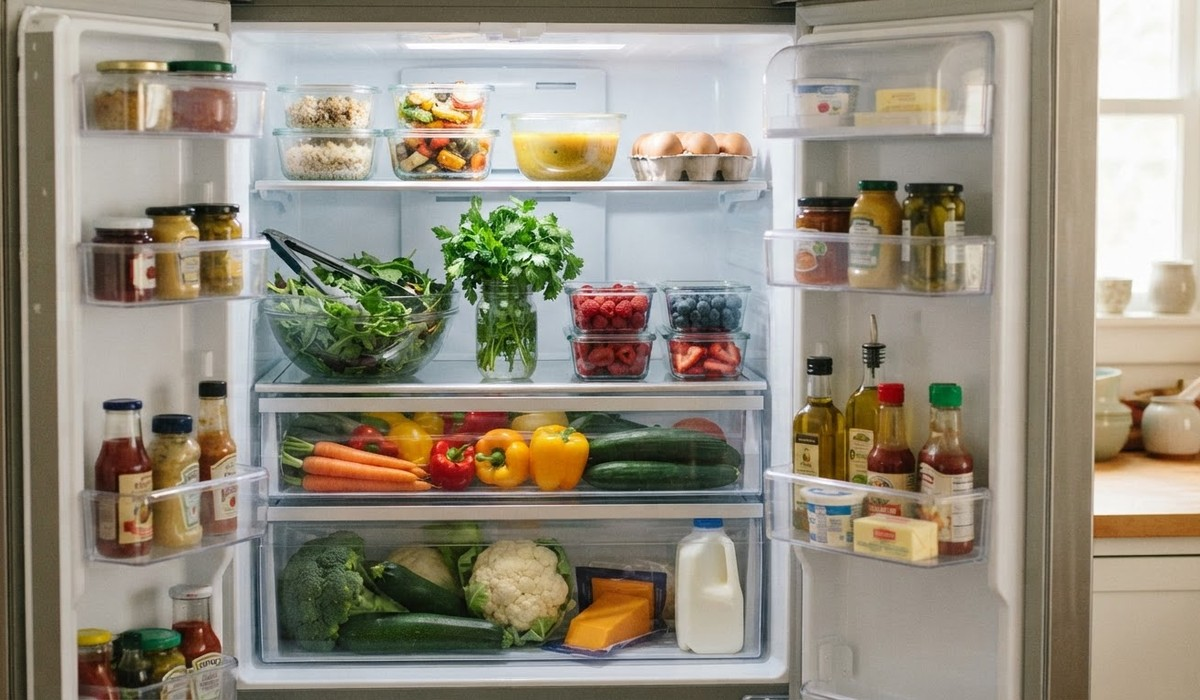
#> input picture mgid/geozo_site/assets/food-hero.jpg, 1200 x 700 px
$ python make_images.py
#> lines starting #> are read from the running program, lines starting #| are printed output that depends on the picture
"""Cut the hero (1200x700) and thumbnail/teaser (1200x800) image of every article topic from the photos we already have.

    python3 geozo_site/make_images.py

Owner, 13.10 night: «картинки можно использовать те же самые» — so the ten topics of the multilingual site use the
photos of the Kazakhstan test (teasers/t1-t6.jpg, assets/*-hero.jpg) and three photos of the old blog of arcadiablog.com
(assets/src/). The sources and the crops are listed in multi_config.TOPICS. One picture serves every language.
Output: assets/<slug>.jpg (hero) and teasers/<slug>.jpg (list thumbnail and MGID creative).
"""
import sys
from pathlib import Path

from PIL import Image, ImageFilter

HERE = Path(__file__).resolve().parent
sys.path.insert(0, str(HERE))

import multi_config as mc  # noqa: E402

SIZES = {"assets": (1200, 700), "teasers": (1200, 800)}


def fit(im, w, h):
    """Centre-crop to the aspect ratio w:h, then resize."""
    sw, sh = im.size
    target = w / h
    if sw / sh > target:
        nw = round(sh * target)
        box = ((sw - nw) // 2, 0, (sw - nw) // 2 + nw, sh)
    else:
        nh = round(sw / target)
        box = (0, (sh - nh) // 2, sw, (sh - nh) // 2 + nh)
    return im.crop(box).resize((w, h), Image.LANCZOS)


def main():
    for t in mc.TOPICS:
        im = Image.open(HERE / t["src"]).convert("RGB")
#> im is the input picture: PIL image 1200x700 RGB; mean R, G, B 149.6, 142.2, 126.6
        for box in t.get("blur", []):                       # blur a region of the source (a label) with soft edges, then crop
            mask = Image.new("L", im.size, 0)
            mask.paste(255, box)
            im = Image.composite(im.filter(ImageFilter.GaussianBlur(28)), im, mask.filter(ImageFilter.GaussianBlur(26)))
        if t["crop"]:
            im = im.crop(t["crop"])
        for folder, (w, h) in SIZES.items():
            out = HERE / folder / f"{t['slug']}.jpg"
            fit(im, w, h).save(out, quality=88, optimize=True)
            print(f"{out.relative_to(HERE)}  {w}x{h}  <- {t['src']}{' crop ' + str(t['crop']) if t['crop'] else ''}")
#> this loop made 2 passes
#> pass 2, in main, `fit(im, w, h).save(out, quality=88, optimize=True)`:
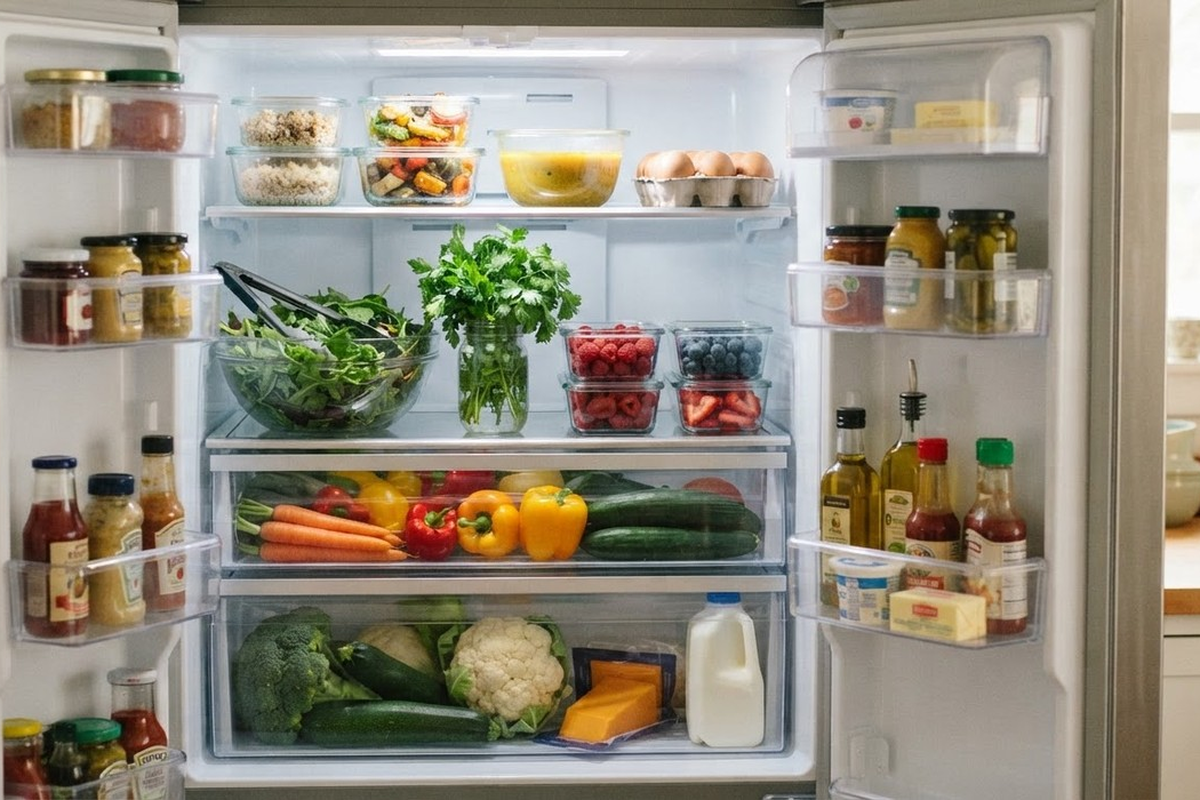
#> saved as food-storage.jpg: PIL image 1200x800 RGB; mean R, G, B 147.4, 140.6, 125.5
#> pass 2 of the loop in main, `for t in mc.TOPICS:`:
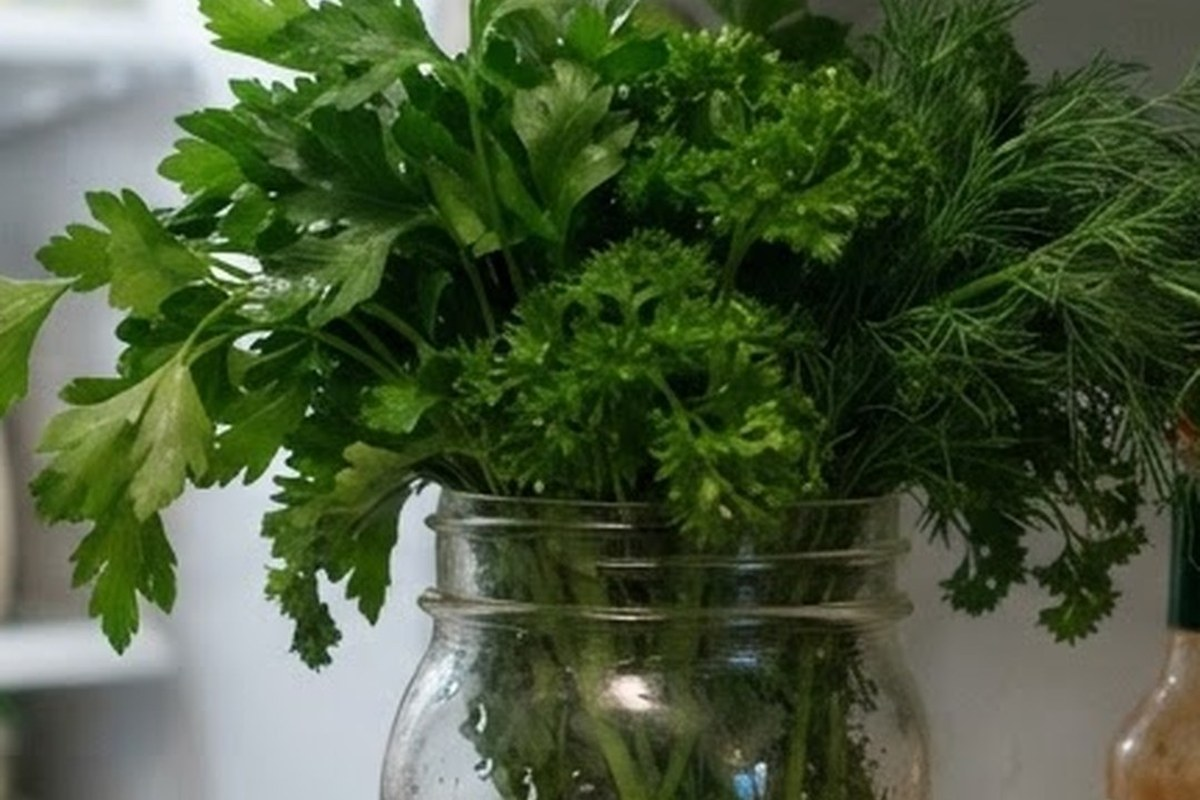
#> input picture mgid/geozo_site/teasers/t1.jpg, 1200 x 800 px
#> in main, im is the input picture: PIL image 1200x800 RGB; mean R, G, B 72.8, 88.8, 57.4
#> the loop in main, `for folder, (w, h) in SIZES.items():` made 2 passes
#| assets/herbs-in-a-jar.jpg  1200x700  <- teasers/t1.jpg
#| teasers/herbs-in-a-jar.jpg  1200x800  <- teasers/t1.jpg
#> pass 1, in main, `fit(im, w, h).save(out, quality=88, optimize=True)`:
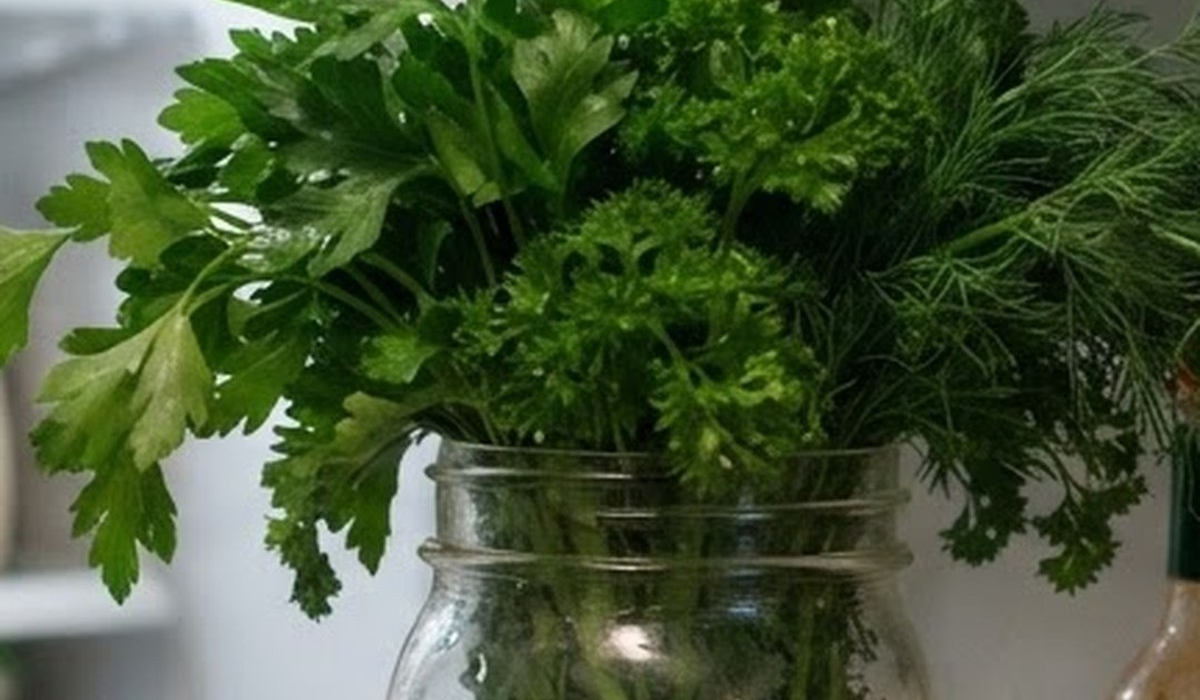
#> saved as herbs-in-a-jar.jpg: PIL image 1200x700 RGB; mean R, G, B 68.1, 84.8, 52.6
#> pass 3 of the loop in main, `for t in mc.TOPICS:`:
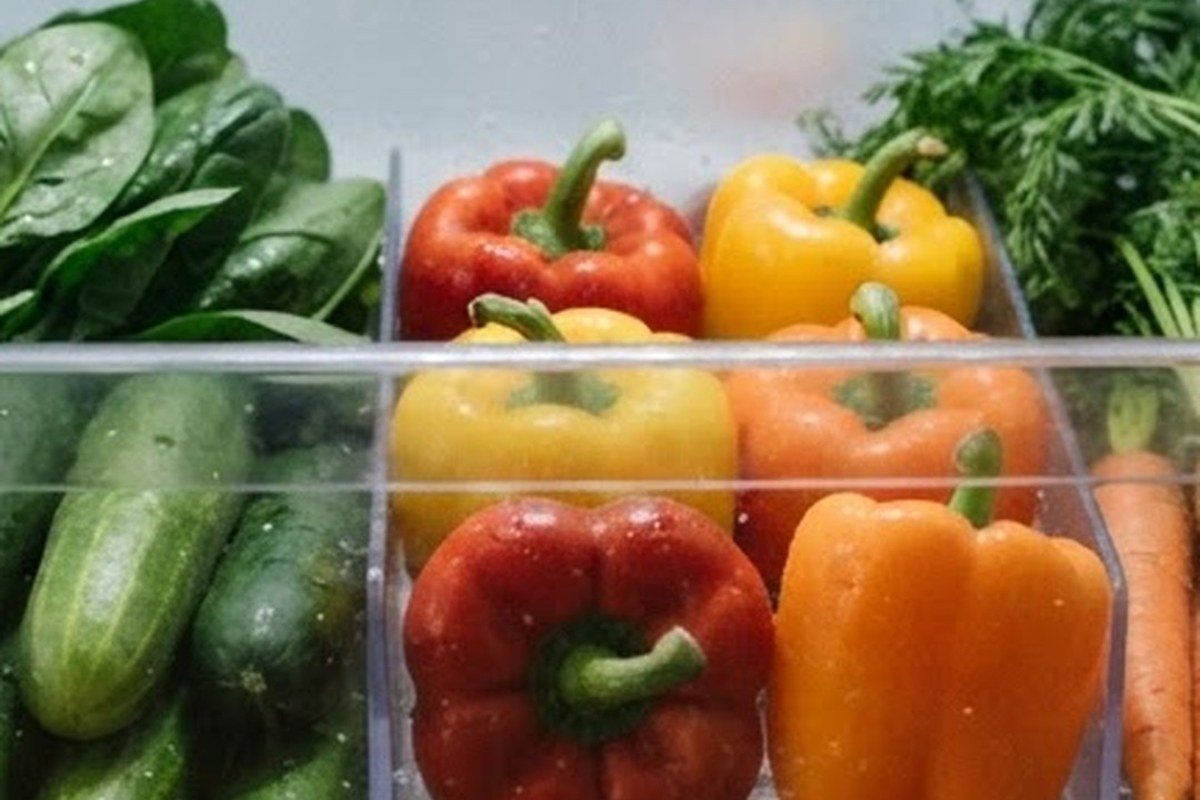
#> input picture mgid/geozo_site/teasers/t2.jpg, 1200 x 800 px
#> in main, im is the input picture: PIL image 1200x800 RGB; mean R, G, B 132.5, 110.5, 74.1
#> the loop in main, `for folder, (w, h) in SIZES.items():` made 2 passes
#| assets/fruit-and-vegetables.jpg  1200x700  <- teasers/t2.jpg
#| teasers/fruit-and-vegetables.jpg  1200x800  <- teasers/t2.jpg
#> pass 1, in main, `fit(im, w, h).save(out, quality=88, optimize=True)`:
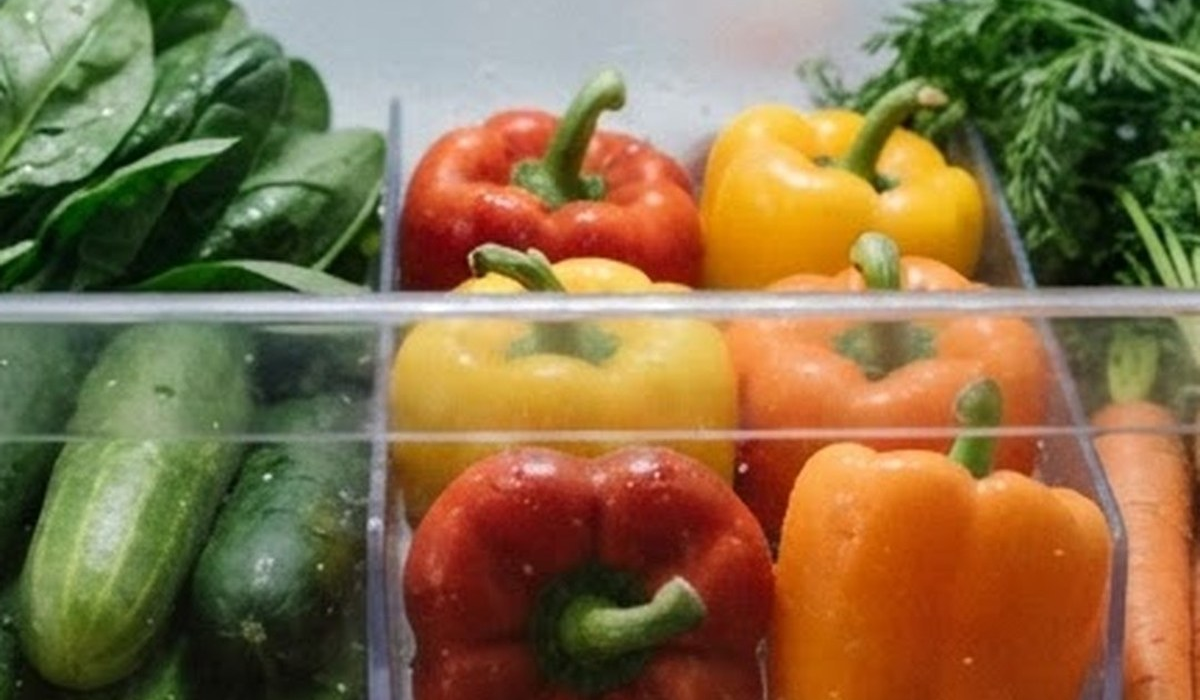
#> saved as fruit-and-vegetables.jpg: PIL image 1200x700 RGB; mean R, G, B 134.3, 110.8, 71.9
#> the loop made 7 passes; the first 3 are shown


if __name__ == "__main__":
#> (the run stopped early here; a loop or call above may not have finished)
